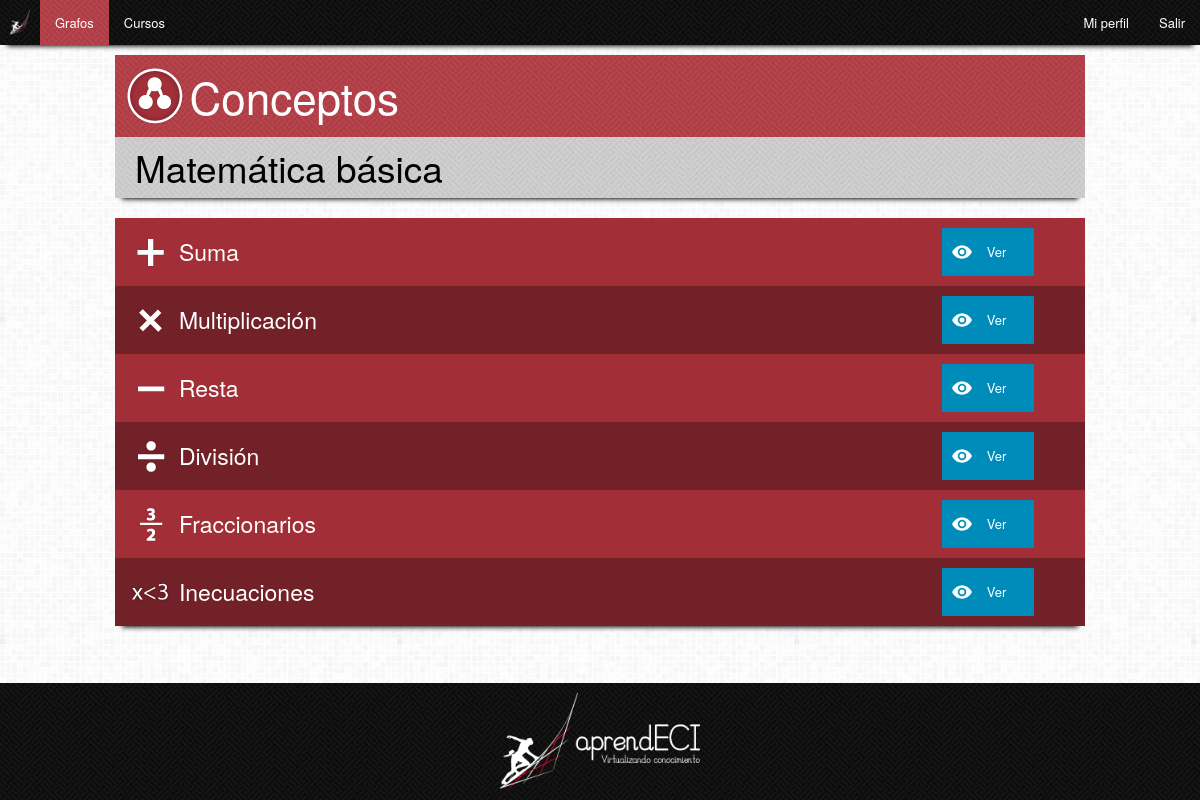
The page /aprendeci/conceptos/2/ (signed in) on the database as committed earlier.
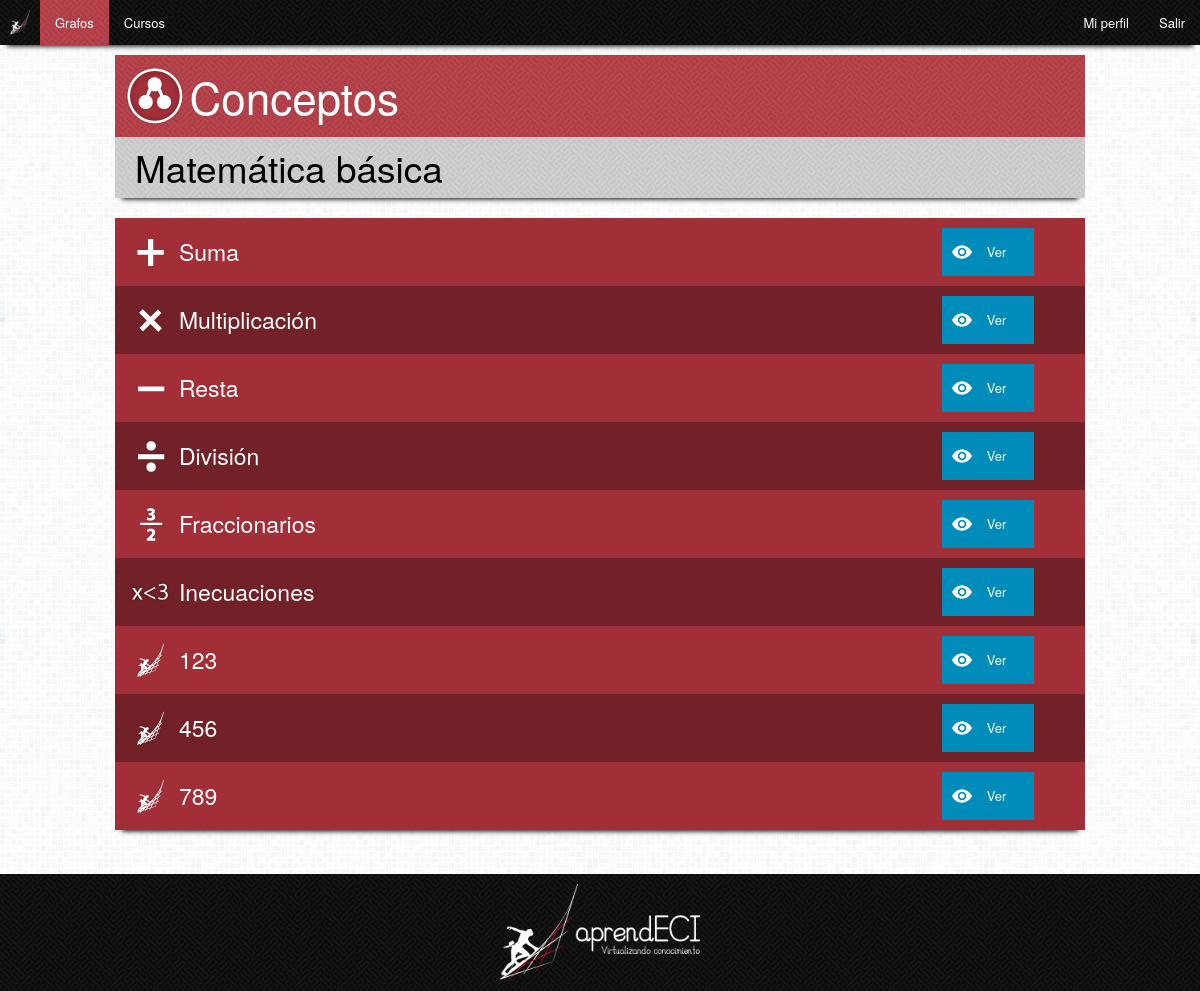
The same page on the database as committed later.
### Aprendeci/models.py (models this page shows, shortened)
class Grafo(models.Model):
    nombre = models.CharField(max_length=100)
    descripcion = models.CharField(max_length=500)
    grafoPadre = models.ForeignKey("self", blank=True, null=True)

class Concepto(models.Model):
    nombre = models.CharField(max_length=100)
    descripcion = models.CharField(max_length=500)
    fecha_creacion = models.DateTimeField(auto_now_add=True, editable=False)
    imagen = models.ImageField(upload_to="img/icons/conceptos", default="img/icons/conceptos/defecto.png")
    requisitos = models.ManyToManyField("self", symmetrical=False, blank=True)
    porcentajeBase = models.IntegerField(default=60)
    color = models.CharField(max_length=6)
    x = models.IntegerField(default=0)
    y = models.IntegerField(default=0)
    grafo = models.ForeignKey(Grafo, blank=True)

### Aprendeci/views/viewsProfesor.py (the view)
# urls.py: url(r'^conceptos/(?P<id>[0-9]+)/$', views.ConceptosGrafoView.as_view(), name='conceptos'),
class ConceptosGrafoView(LoginRequiredMixin, ListView):
    context_object_name = "concepto_list"
    model = Concepto
    template_name = "Aprendeci/profesor/grafo/conceptos.html"
    def get_context_data(self, **kwargs):
        context = super(ConceptosGrafoView, self).get_context_data(**kwargs)
        context['grafo_id'] = self.kwargs['id']
        context['grafo_nombre'] = Grafo.objects.get(pk=self.kwargs['id']).nombre
        return context
    def get_queryset(self):
        grafo_id = self.kwargs['id']
        return Concepto.objects.filter(grafo=grafo_id)

### Aprendeci/templates/Aprendeci/profesor/grafo/conceptos.html (shortened to what this page needs)
{% extends "Aprendeci/profesor/grafo/grafos.html" %}
{% load staticfiles %}
{% load django_bootstrap_breadcrumbs %}
{% block styles %}
    <link rel="stylesheet" href="{% static "css/style.css" %}" />
{% endblock %}
{% block header %}
    <div class="encabezado">
        <img class="icon" alt="grafo" src="{% static "img/icons/grafo.png" %}" />
        <h1>Conceptos</h1>
    </div>
{% endblock %}
{% block content %}
    {% if concepto_list %}
        <div class="title">
            <h2>{{ grafo_nombre }}</h2>
        </div>
        <table>
            <tbody>
            {% for concepto in concepto_list %}
                <tr>
                    <td class="principal">
                        <img alt="{{ concepto.nombre }}" src="{{ MEDIA_URL }}{{ concepto.imagen }}" />
                        <h4>{{ concepto.nombre }}</h4>
                    </td>
                    <td class="acciones">
                        <a href="{% url 'Aprendeci:concepto' concepto.id %}" class="button small ver">Ver</a>
                    </td>
                </tr>
            {% endfor %}
            </tbody>
        </table>
    {% else %}
        <div class="title">
            <h2>{{ grafo_nombre }}</h2>
            <br />
            <h3>No hay conceptos en el grafo</h3>
        </div>
    {% endif %}
{% endblock %}

### Aprendeci/templates/Aprendeci/profesor/grafo/grafos.html (shortened to what this page needs)
{% extends "_layouts/base.html" %}
{% load staticfiles %}
{% load django_bootstrap_breadcrumbs %}
{% block preheader %}
    {% include "Aprendeci/profesor/topbar.html" with active_tab="grafos" %}
{% endblock %}

### AprendeciDjango/templates/_layouts/base.html (shortened to what this page needs)
{% load staticfiles %}
{% load django_bootstrap_breadcrumbs %}
<!DOCTYPE html>
<html>
<head>
    <link rel="stylesheet" href="{% static "css/dependencies/normalize.css" %}" />
    <link rel="stylesheet" href="{% static "css/dependencies/foundation.min.css" %}" />
    <link rel="stylesheet" href="{% static "css/dependencies/jquery-ui.css" %}" />
    <link rel="stylesheet" href="{% static "css/dependencies/jquery.growl.css" %}" />
    {% block styles %}{% endblock %}
</head>
<body>
    <div id="wrapper">
        <div id="preheader">
            {% block preheader %}{% endblock %}
        </div>
        <div id="header">
            <div class="row">
                <div class="small-12 columns">
                    {% block header %}{% endblock %}
                </div>
            </div>
        </div>
        <div id="container">
            {% block extraContent %}
                <div class="row">
                    <div class="small-12 columns">
                        {% block content %}{% endblock %}
                    </div>
                </div>
            {% endblock %}
        </div>
    </div>
    <div id="footer">
        {% block footer %}
            <div class="footerContent">
                <div class="row">
                    <div class="small-12 columns centrar">
                        <img alt="logo" class="logo" src="{% static "img/logo.png" %}" />
                    </div>
                </div>
            </div>
        {% endblock %}
    </div>
</body>
</html>

### Aprendeci/templates/Aprendeci/profesor/topbar.html (shortened to what this page needs)
{% load staticfiles %}
<nav class="top-bar" data-topbar>
    <ul class="title-area">
        <li class="name">
            <a href="#"><img class="logo" alt="Aprendeci" src="{% static 'img/miniLogo.png' %}" /></a>
        </li>
    </ul>
    <section class="top-bar-section">
        <ul class="left">
            <li {% if active_tab == 'grafos' %}class="active"{% endif %}><a href="{% url 'Aprendeci:grafos' %}">Grafos</a></li>
            <li {% if active_tab == 'cursos' %}class="active"{% endif %}><a href="{% url 'Aprendeci:cursos' %}">Cursos</a></li>
        </ul>
        <ul class="right">
            <li {% if active_tab == 'miPerfil' %}class="active"{% endif %}><a href="{% url 'Aprendeci:perfilProfesor' %}">Mi perfil</a></li>
            <li><a href="{% url 'logout' %}">Salir</a></li>
        </ul>
    </section>
</nav>

### assets/css/style.css (style rules this page uses)
html, body { height: 100%; }
body { background-image: url("../img/bg.png"); padding: 0; margin: 0; }
h1, h2, h3, h4, h5, h6 { color: #000; display: inline-block; margin: 0; vertical-align: middle; }
img { display: inline-block; vertical-align: middle; }
.centrar { text-align: center; }
#wrapper { min-height: 100%; }
#wrapper #container { overflow: auto; padding-bottom: 140px; }
#footer { margin-top: -137px; position: relative; }
#footer .footerContent { background: #A22F38 url("../img/maze.png"); clear: both; margin-top: 20px; padding: 10px; }
#footer .footerContent .logo { width: 200px; }
.encabezado { background: #A22F38 url("../img/mazeRed.png"); padding: 10px; }
.encabezado h1 { color: #FFF; }
.title { background: #D4D4D4 url("../img/mazeGray.png"); box-shadow: 0 8px 5px -7px #000; margin-bottom: 1.25rem; padding: 5px 20px; }
nav.top-bar { background: #A22F38 url("../img/maze.png"); box-shadow: 0 8px 5px -7px #000; margin-bottom: 10px; }
nav.top-bar ul.title-area { background: #A22F38 url("../img/maze.png") !important; }
nav.top-bar section.top-bar-section ul li a { background: #A22F38 url("../img/maze.png") !important; }
nav.top-bar section.top-bar-section ul li.active a { background: #A22F38 url("../img/mazeRed.png") !important; }
nav.top-bar ul.title-area li.name img.logo { margin: 10px; width: 20px; }
.button.small { background-position: 10px center; background-repeat: no-repeat; background-size: 20px; margin: 0; padding-left: 45px; }
.ver { background-image: url("../img/icons/eye.png"); }
table { background-color: #A22F38; border: 0; box-shadow: 0 8px 5px -7px #000; empty-cells: hide; width: 100%; }
table tr td, table tr th h4, table tr td.principal h4 { color: #FFF; }
table tr td.principal { width: 80%; }
table tr td.acciones { text-align: center; width: 20%; }
table tr:nth-of-type(2n) { background: rgba(0, 0, 0, 0.3); }

Rows that differ between the two databases and show on the page:
added Concepto: imagen (picture), nombre "123"
added Concepto: imagen (picture), nombre "456"
added Concepto: imagen (picture), nombre "789"
